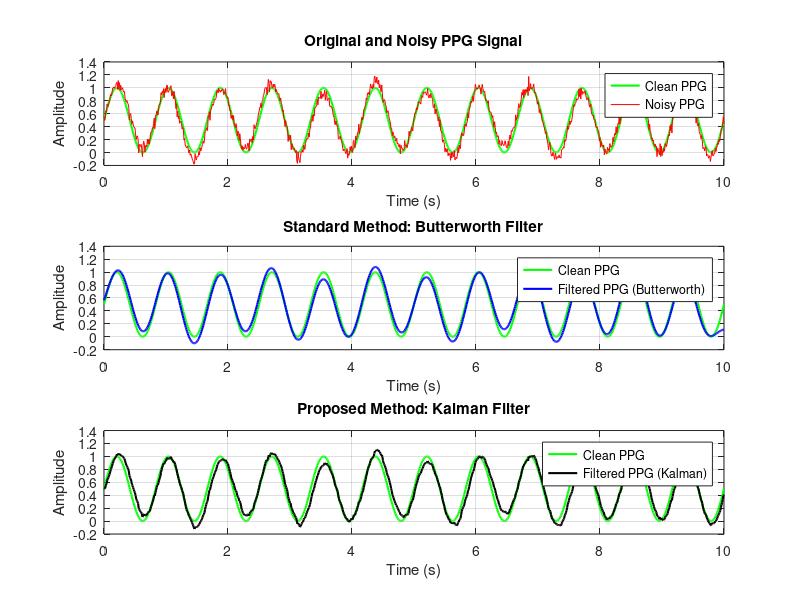

The MATLAB source for this figure:
% MATLAB kod za generisanje PPG signala i poređenje metoda

clc;
clear;
close all;

% Parametri simulacije
fs = 100;                 % Frekvencija uzorkovanja (Hz)
t = 0:1/fs:10;            % Vremenski opseg (10 sekundi)
f_heart = 1.2;            % Frekvencija pulsa (Hz)
PPG_clean = 0.5 * sin(2 * pi * f_heart * t) + 0.5; % Idealni PPG signal

% Dodavanje šumova
motion_noise = 0.1 * sin(2 * pi * 0.5 * t);  % Pokret (0.5 Hz sinusni šum)
ambient_noise = 0.05 * randn(size(t));       % Ambijentalni šum (beli šum)
PPG_noisy = PPG_clean + motion_noise + ambient_noise; % Ukupan šumni signal

%% Standardna metoda: Butterworth niskopropusni filtar
fc = 2;  % Granična frekvencija (2 Hz)
[b, a] = butter(4, fc / (fs / 2), 'low');  % Butterworth filtar (4. reda)
PPG_standard = filtfilt(b, a, PPG_noisy); % Filtrovani signal standardnom metodom

%% Predložena metoda: Kalmanov filter
% Inicijalizacija Kalmanovog filtra
n = length(t);
X = [0; 0];            % Početno stanje: [DC; AC]
P = eye(2);            % Početna kovarijansa
F = [1 0; 0 1];        % Matrica tranzicije stanja
H = [1 0; 0 1];        % Matrica merenja
Q = 0.01 * eye(2);     % Procesni šum
R = 0.1 * eye(2);      % Šum merenja
PPG_filtered = zeros(1, n); % Memorija za filtrirani signal

% Primena Kalmanovog filtra
for i = 1:n
    % Predikcija
    X_pred = F * X;
    P_pred = F * P * F' + Q;

    % Ažuriranje
    Z = [PPG_noisy(i); PPG_noisy(i)]; % Merenje [DC, AC]
    K = P_pred * H' / (H * P_pred * H' + R); % Kalmanov dobitak
    X = X_pred + K * (Z - H * X_pred); % Ažuriranje stanja
    P = (eye(2) - K * H) * P_pred; % Ažuriranje kovarijanse

    % Sačuvaj AC komponentu (pulsirajući deo)
    PPG_filtered(i) = X(2);
end

%% Prikaz rezultata na odvojenim grafikonima
figure;

% Grafikon 1: Originalni PPG signal i šumni signal
subplot(3, 1, 1);
plot(t, PPG_clean, 'g', 'LineWidth', 1.5); hold on;
plot(t, PPG_noisy, 'r'); 
title('Original and Noisy PPG Signal');
xlabel('Time (s)'); ylabel('Amplitude');
legend('Clean PPG', 'Noisy PPG');
grid on;

% Grafikon 2: Standardna metoda (Butterworth filtar)
subplot(3, 1, 2);
plot(t, PPG_clean, 'g', 'LineWidth', 1.5); hold on;
plot(t, PPG_standard, 'b', 'LineWidth', 1.5);
title('Standard Method: Butterworth Filter');
xlabel('Time (s)'); ylabel('Amplitude');
legend('Clean PPG', 'Filtered PPG (Butterworth)');
grid on;

% Grafikon 3: Predložena metoda (Kalmanov filter)
subplot(3, 1, 3);
plot(t, PPG_clean, 'g', 'LineWidth', 1.5); hold on;
plot(t, PPG_filtered, 'k', 'LineWidth', 1.5);
title('Proposed Method: Kalman Filter');
xlabel('Time (s)'); ylabel('Amplitude');
legend('Clean PPG', 'Filtered PPG (Kalman)');
grid on;

%% Dodatna analiza: MAPE (Mean Absolute Percentage Error)
MAPE_standard = mean(abs((PPG_clean - PPG_standard) ./ PPG_clean)) * 100;
MAPE_kalman = mean(abs((PPG_clean - PPG_filtered) ./ PPG_clean)) * 100;

disp('Performance Comparison:');
fprintf('MAPE (Standard Method - Butterworth): %.2f%%\n', MAPE_standard);
fprintf('MAPE (Proposed Method - Kalman Filter): %.2f%%\n', MAPE_kalman);
